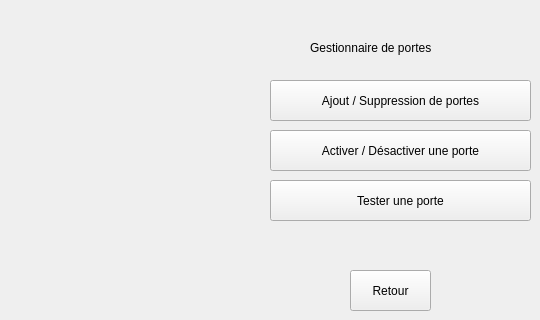
   <widget class="QWidget" name="page">
    <widget class="QLabel" name="label">
     <property name="geometry">
      <rect>
       <x>310</x>
       <y>40</y>
       <width>181</width>
       <height>16</height>
      </rect>
     </property>
     <property name="text">
      <string>Gestionnaire de portes</string>
     </property>
    </widget>
    <widget class="QPushButton" name="B_DoorTest">
     <property name="geometry">
      <rect>
       <x>270</x>
       <y>180</y>
       <width>261</width>
       <height>41</height>
      </rect>
     </property>
     <property name="text">
      <string>Tester une porte</string>
     </property>
    </widget>
    <widget class="QPushButton" name="B_AddDel_Door">
     <property name="geometry">
      <rect>
       <x>270</x>
       <y>80</y>
       <width>261</width>
       <height>41</height>
      </rect>
     </property>
     <property name="text">
      <string>Ajout / Suppression de portes</string>
     </property>
    </widget>
    <widget class="QPushButton" name="B_ActDes_Door">
     <property name="geometry">
      <rect>
       <x>270</x>
       <y>130</y>
       <width>261</width>
       <height>41</height>
      </rect>
     </property>
     <property name="text">
      <string>Activer / Désactiver une porte</string>
     </property>
    </widget>
    <widget class="QPushButton" name="B_MaintenanceMenu">
     <property name="geometry">
      <rect>
       <x>350</x>
       <y>270</y>
       <width>81</width>
       <height>41</height>
      </rect>
     </property>
     <property name="text">
      <string>Retour</string>
     </property>
    </widget>
   </widget>
